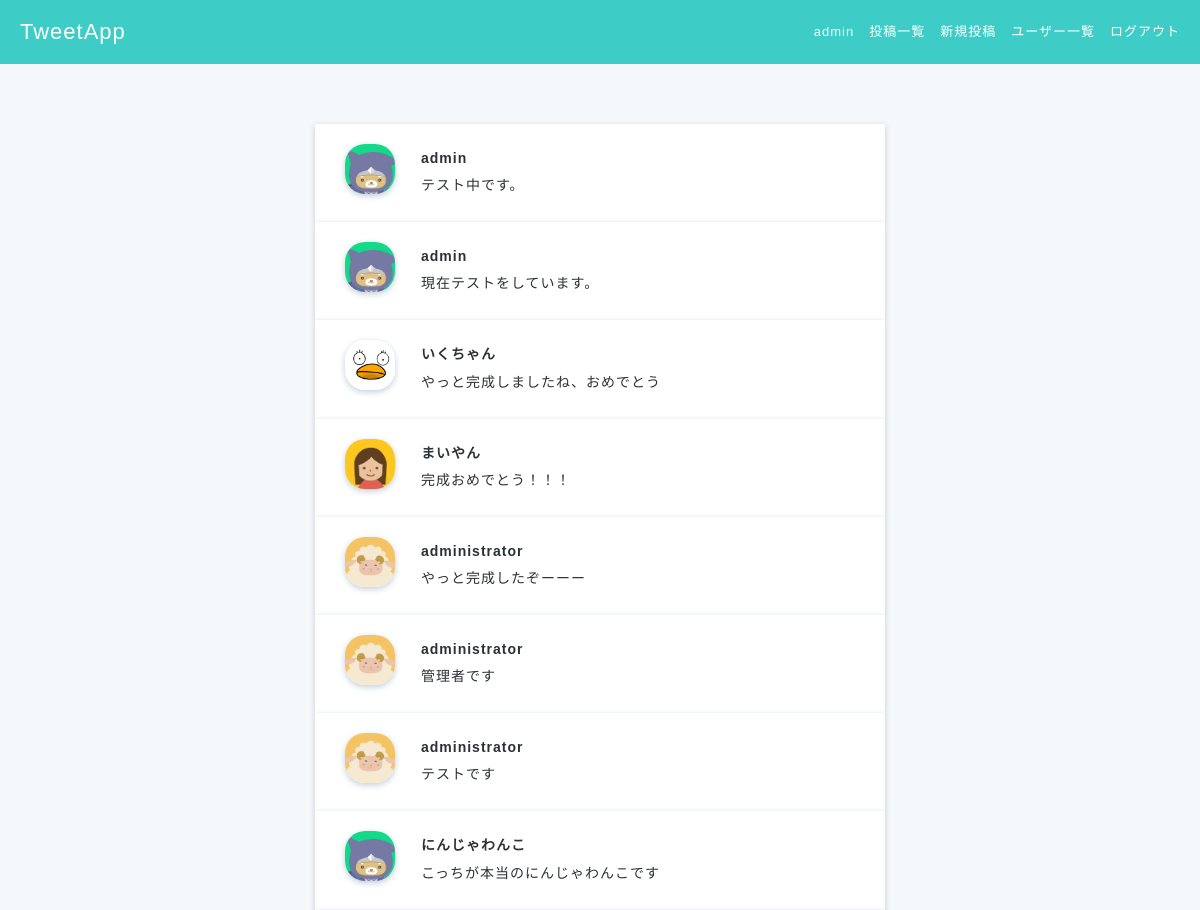
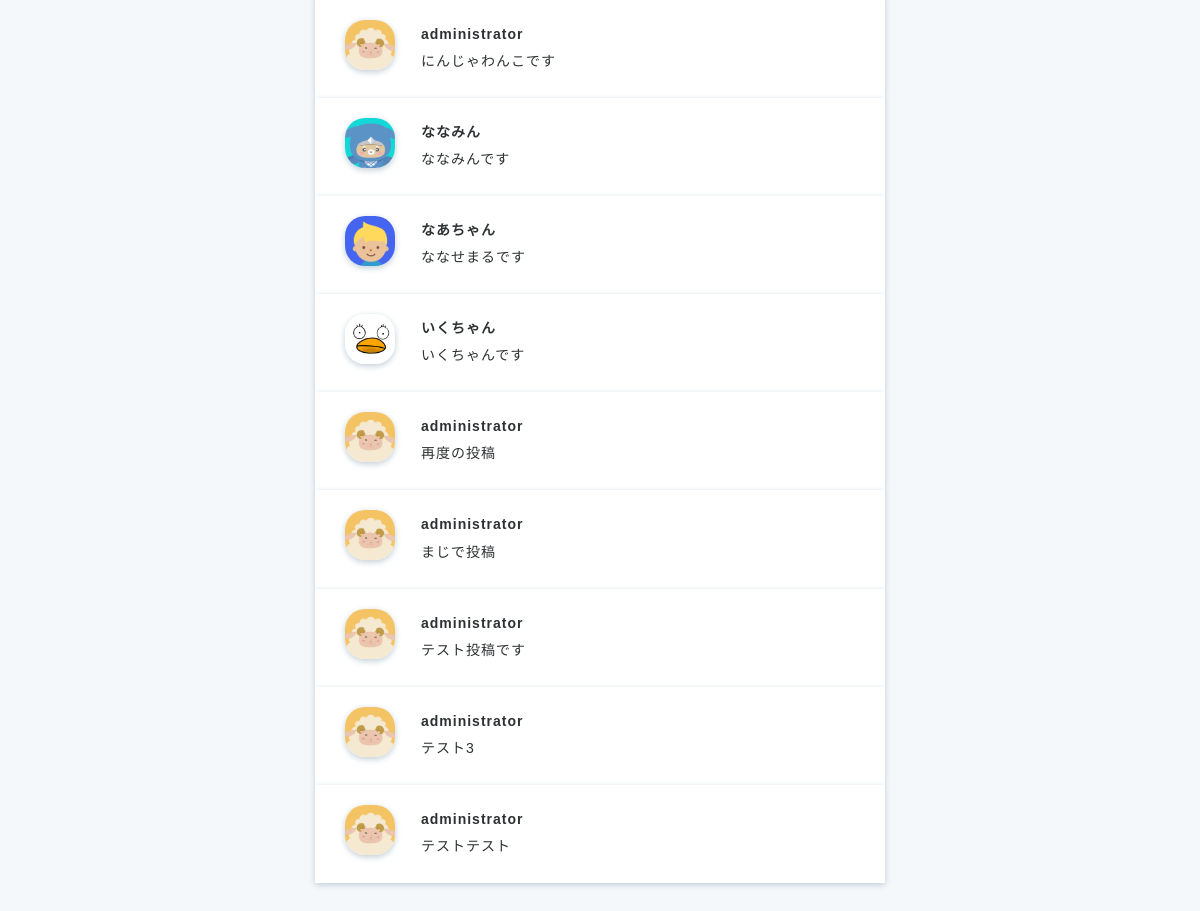
Page /post/posts_index (signed in) on the committed database (2 pictures, top to bottom).
### accounts/models.py (models this page shows, shortened)
class Users(AbstractBaseUser, PermissionsMixin):
    username = models.CharField(max_length=150)
    email = models.EmailField(max_length=255, unique=True)
    is_active = models.BooleanField(default=True)
    is_staff = models.BooleanField(default=False)
    picture = models.FileField(null=True, upload_to='picture/', default='picture/default_user.jpeg')
    USERNAME_FIELD = 'email' # このテーブルのレコードを一意に識別
    REQUIRED_FIELDS = ['username'] # スーパーユーザ作成時に入力する
    objects = UserManager()
    class Meta:
        db_table = 'users'

### post/models.py (models this page shows, shortened)
class Posts(models.Model):
    content = models.CharField('ツイート内容', max_length=140)
    user = models.ForeignKey('accounts.Users', verbose_name='ユーザー',on_delete=models.CASCADE)
    created_at = models.DateTimeField('投稿日', auto_now_add=True)
    updated_at = models.DateTimeField('更新日', auto_now=True)
    class Meta:
        db_table = 'posts'

### post/views.py (the view)
# urls.py: path('posts_index', views.posts_index, name='posts_index'),
def posts_index(request):
    if not request.user.is_authenticated:
        messages.warning(request, 'ログインが必要です')
        return redirect('accounts:user_login')
    else:
        posts = Posts.objects.order_by('-updated_at').all()
        return render(
            request, 'post/posts_index.html', context={
                'posts': posts
            }
        )

### templates/post/posts_index.html
{% extends 'base.html' %}
{% block content %}
<div class="main posts-index">
    <div class="container">
    {% for post in posts %}
        <div class="posts-index-item">
          <div class="post-left">
            <img src="{{ post.user.picture.url }}">
          </div>
          <div class="post-right">
            <div class="post-user-name">
              <a href="{% url 'accounts:user_detail' user_id=post.user.id %}">{{ post.user.username }}</a>
            </div>
            <a href="{% url 'post:post_detail' post_id=post.id %}">{{ post.content }}</a>
          </div>
        </div>
    {% endfor %}
    </div>
</div>
{% endblock content %}

### templates/base.html (shortened to what this page needs)
{% load static %}
<!DOCTYPE html>
<html lang="ja">
  <head>
    <link rel="stylesheet" href="{% static 'css/style.css' %}"/>
    <link rel="stylesheet" href="https://maxcdn.bootstrapcdn.com/font-awesome/4.7.0/css/font-awesome.min.css"/>
  </head>
  <body>
    <header>
      <div class="header-logo">
        {% if user.is_authenticated %}
        <a href="{% url 'post:posts_index' %}">TweetApp</a>
        {% else %}
        <a href="{% url 'accounts:top' %}">TweetApp</a>
        {% endif %}
      </div>
      <ul class="header-menus">
        {% if user.is_authenticated %}
        <li>
          <a href="{% url 'accounts:user_detail' user_id=request.user.id %}">{{ request.user.username }}</a>
        </li>
        <li>
          <a href="{% url 'post:posts_index' %}">投稿一覧</a>
        </li>
        <li>
          <a href="{% url 'post:create_post' %}">新規投稿</a>
        </li>
        <li>
          <a href="{% url 'accounts:users_index' %}">ユーザー一覧</a>
        </li>
        <li>
          <a href="{% url 'accounts:user_logout' %}">ログアウト</a>
        </li>
        {% endif %}
      </ul>
    </header>
    {% block content %}{% endblock content %}
  </body>
</html>

### static/css/style.css (style rules this page uses)
* { box-sizing: border-box; }
html { font: 100%/1.5 'Avenir Next', 'Hiragino Sans', sans-serif; line-height: 1.7; letter-spacing: 1px; }
ul, li { list-style-type: none; padding: 0; margin: 0; }
a { text-decoration: none; color: #2d3133; font-size: 14px; }
body { color: #2d3133; background-color: #3ecdc6; margin: 0; min-height: 1vh; }
.main { position: absolute; top: 64px; width: 100%; height: auto; min-height: 100%; background-color: #f5f8fa; }
.container { max-width: 600px; margin: 60px auto; padding-left: 15px; padding-right: 15px; clear: both; }
header { height: 64px; position: absolute; z-index: 1; width: 100%; }
.header-logo { float: left; padding-left: 20px; color: white; font-size: 22px; line-height: 64px; }
.header-logo a { color: white; font-size: 22px; }
.header-menus { float: right; padding-right: 20px; }
.header-menus li { float: left; line-height: 64px; font-size: 13px; color: white; padding-left: 15px; }
.header-menus a { float: left; font-size: 13px; color: white; }
.posts-index-item { padding: 20px 30px; background-color: white; overflow: hidden; box-shadow: 0 2px 6px #c1ced7; }
.post-left img { width: 50px; height: 50px; border-radius: 40%; box-shadow: 0 2px 6px #c1ced7; object-fit: cover; }
.post-user-name a { font-weight: 600; }
.post-left { float: left; width: 10%; }
.post-right { float: left; width: 90%; padding-left: 25px; text-align: left; }

### rows in the picture
Users: user.username "admin"
Posts: user.picture (placeholder picture), user.username "admin", content "テスト中です。"
Posts: user.picture (placeholder picture), user.username "admin", content "現在テストをしています。"
Posts: user.picture (picture), user.username "いくちゃん", content "やっと完成しましたね、おめでとう"
Posts: user.picture (picture), user.username "まいやん", content "完成おめでとう！！！"
Posts: user.picture (picture), user.username "administrator", content "やっと完成したぞーーー"
Posts: user.picture (picture), user.username "administrator", content "管理者です"
Posts: user.picture (picture), user.username "administrator", content "テストです"
Posts: user.picture (placeholder picture), user.username "にんじゃわんこ", content "こっちが本当のにんじゃわんこです"
Posts: user.picture (picture), user.username "administrator", content "にんじゃわんこです"
Posts: user.picture (picture), user.username "ななみん", content "ななみんです"
Posts: user.picture (picture), user.username "なあちゃん", content "ななせまるです"
Posts: user.picture (picture), user.username "いくちゃん", content "いくちゃんです"
Posts: user.picture (picture), user.username "administrator", content "再度の投稿"
Posts: user.picture (picture), user.username "administrator", content "まじで投稿"
Posts: user.picture (picture), user.username "administrator", content "テスト投稿です"
Posts: user.picture (picture), user.username "administrator", content "テスト3"
Posts: user.picture (picture), user.username "administrator", content "テストテスト"
